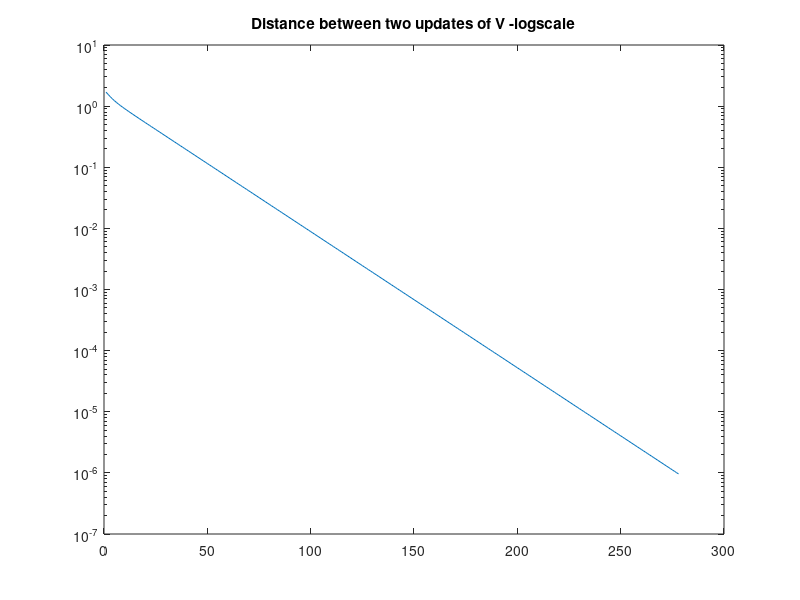
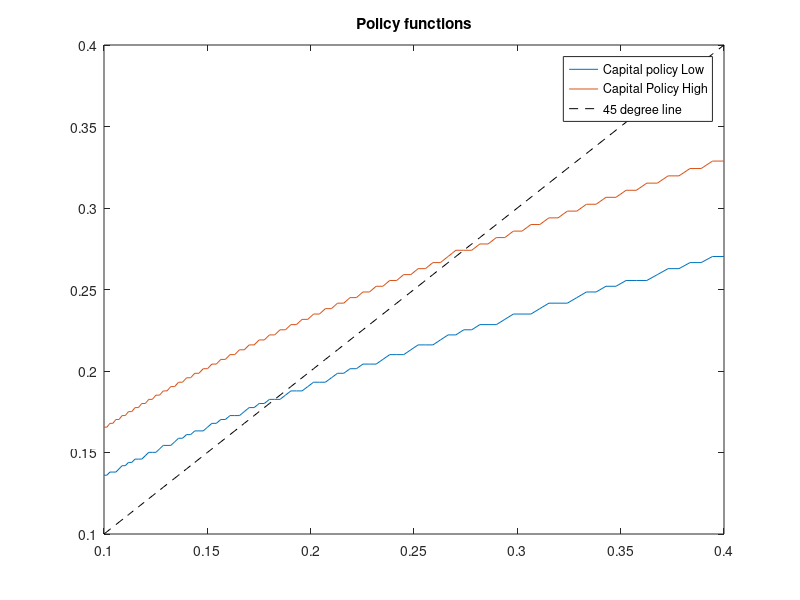
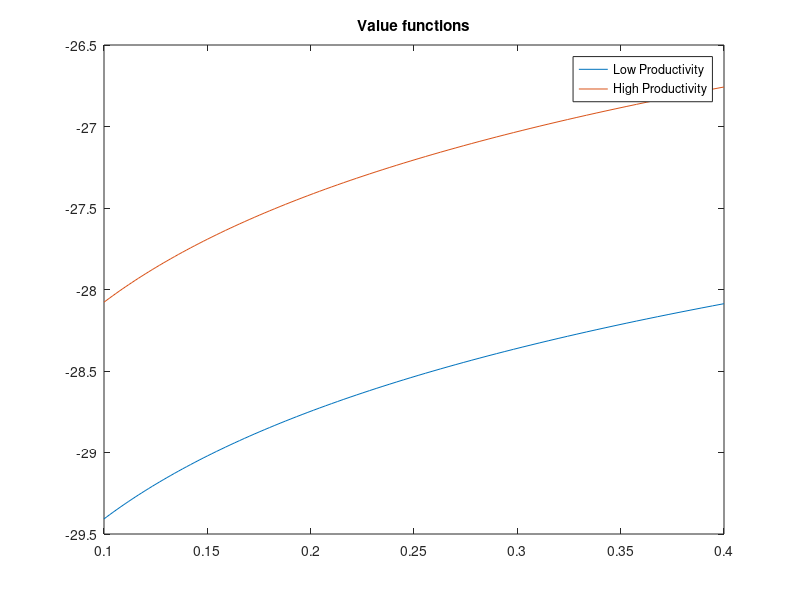

These figures' MATLAB source, in order:
%% VFI: stochastic productivity

clc
clear
close all

%% Define Numerical Parameters
mpar.nk   = 100;  % number of points on the capital grid
mpar.nz   = 2;    % number of points on the productivity grid
mpar.mink = 0.1;  % lowest point on the capital grid
mpar.maxk = 0.4;    % highest point on the capital grid
mpar.crit = 1e-6; % Precision up to which to solve the value function

%% Define Economic parameters
par.beta  = 0.95; % Discount factor
par.alpha = 0.5;    % Curvature of production function
par.gamma = 1;    % Coefficient of relative risk aversion
par.delta = 1;    % Depreciation
prob.z     = [0.875, 0.125; 0.125, 0.875];% Transition probabilities for productivity

%% Produce grids

grid.k = exp(linspace(log(mpar.mink),log(mpar.maxk),mpar.nk)); %1x100. The logarithm is taken sometimes 
%since the curvature of the value function and the policy function is
%greater for the lower grid points. The log makes the grid a bit finer to
%catch these movements. 
grid.z = [0.9,1.1]; %1x2
%% Display Model
TablePar={'Discount Factor:', par.beta; 'Returns to Scale', par.alpha; ...
    'Relative Risk Aversion', par.gamma; 'Depreciation', par.delta};

TablePar
%% Define utility functions

if par.gamma ==1
    util  = @(c)log(c);
    mutil = @(c) 1./c;
else
    util  = @(c) 1/(1-par.gamma).*c.^(1-par.gamma);
    mutil = @(c) 1./(c.^par.gamma);
end

%% Calculate Consumption and Utility for Capital Choices
%ndgrid creates a rectangular grid. The grid is a 100x100x2 and it returns 3 of them 
% This is the case since we need consumption, output and thus, utility for 
% all capital combinations. In our case, we have 100 k and 100 k' per productivity state.                         
[meshes.k,  meshes.kprime, meshes.z]= ndgrid(grid.k,grid.k,grid.z); 
Y = meshes.z.*meshes.k.^par.alpha + (1-par.delta).*meshes.k;
C = Y-meshes.kprime;

U      = util(C); %Dimensions k x k' x z
U(C<0) = -Inf; % Disallow negative consumption

%% Value Function Iteration
tic 
V     = zeros(mpar.nk,mpar.nz); % Our guess is zero, this implies that the initial EV is zero
%The next period, we know K' is zero as well, thus, the first value
%function is just out utility function U(C) with K'=0
dist  = 9999;
count = 1;
while dist(count)>mpar.crit
    count       = count+1;                % count the number of iterations
    EV          = par.beta* V* prob.z';   % Calculate expected continuation value
    EVfull      = repmat(reshape(EV,[1 mpar.nk mpar.nz]),[mpar.nk 1 1]); % Copy Value to second dimension
% reshape EVfull to a 1x100x2 then repmat multiplies each dimension of the 
% entry matrix by the vector of numbers given as the argument. 
% we replicate because we have our utility for every possible capital
% combination. The continuation value is only 1x100, so a 100 copies are necessary
% so the matrices are comformable. This results in a 100x100x2

    Vnew        = max(U + EVfull,[],2);   % Update Value Function, taking max of 2nd dimension
    dist(count) = max(abs(Vnew(:)-V(:))); % Calculate distance between old guess and update
    V           = squeeze(Vnew);          % Copy update to value function. Squeeze removes the 
                                            %dimensions of length 1.
                                            %Compare Vnew to V to see
end
toc
%% Produce Policy functions
[~,policy]  = max(U + EVfull,[],2); 
kprime      = grid.k(squeeze(policy)); %it produces the policy function for each possible starting point
%and then repeated for the productivity state. 

%% Plots
% Linear Decay
figure(1)
semilogy((dist(2:end)))
title('Distance between two updates of V -logscale')

figure(2)
plot(grid.k,kprime(:,1))
hold on
plot(grid.k,kprime(:,2))
hold on
plot(grid.k,grid.k,'k--')
legend({'Capital policy Low','Capital Policy High','45 degree line'})
title('Policy functions')
%The intersection shows that a steady state exists
figure(3) 
plot(grid.k, Vnew(:,1))
hold on 
plot(grid.k,Vnew(:,2))
legend({'Low Productivity', 'High Productivity'})
title('Value functions')

